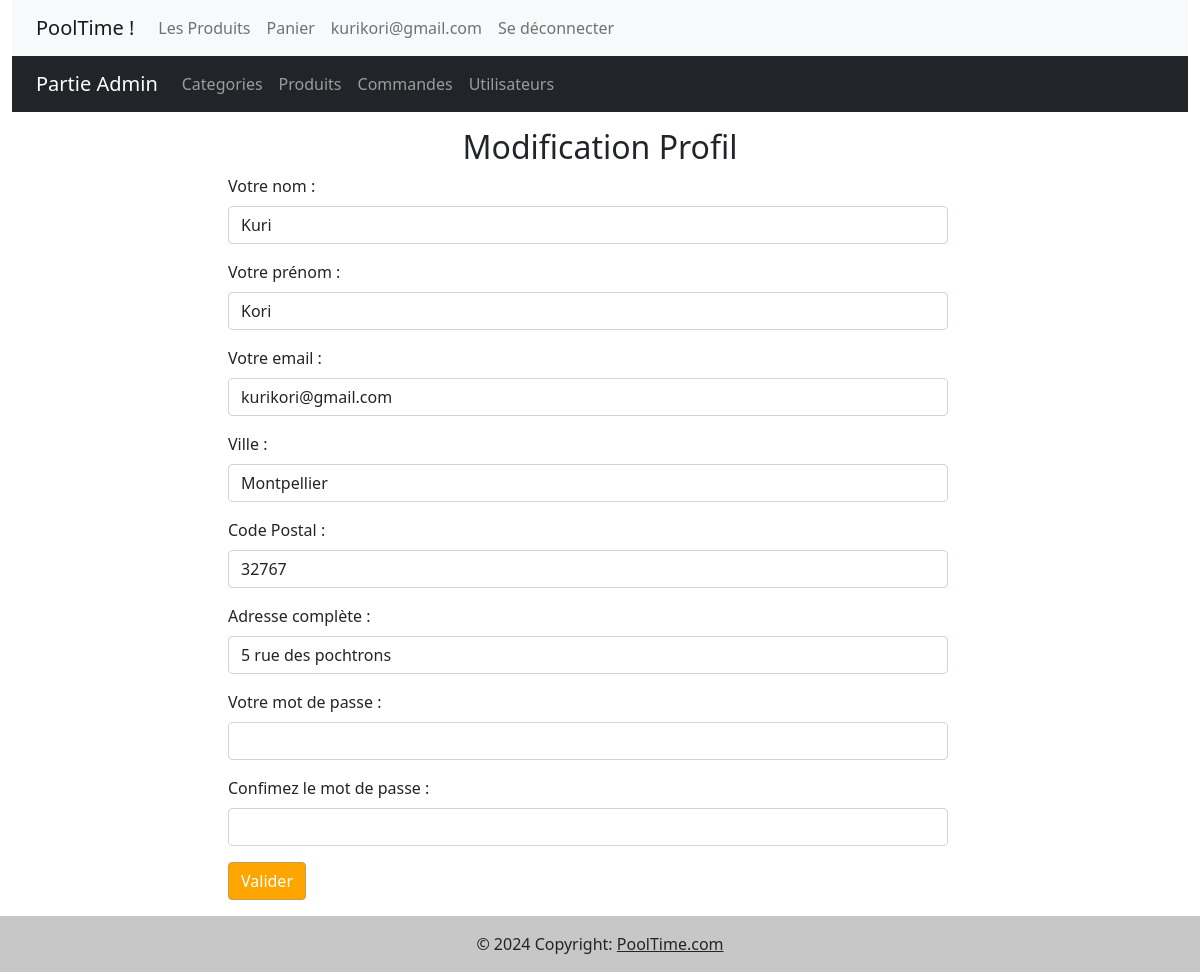
Screenshot of /profil/update (signed in) with the database file from the repository.
### tables this page shows
CREATE TABLE IF NOT EXISTS `utilisateur` (
  `idUser` smallint NOT NULL AUTO_INCREMENT,
  `uNom` varchar(30) NOT NULL,
  `uPrenom` varchar(30) NOT NULL,
  `uAdr` varchar(110) NOT NULL,
  `uVille` varchar(50) NOT NULL,
  `uCp` smallint NOT NULL,
  `uMail` varchar(50) NOT NULL,
  `uPassword` varchar(75) NOT NULL,
  `isAdmin` tinyint(1) NOT NULL,
  PRIMARY KEY (`idUser`),
  UNIQUE KEY `uMail` (`uMail`)
);

### src/controllers/profil.php (called while the page is built, shortened)
<?php
require_once('../src/core/controller.php');
class Profil extends Controller
{
    public function update()
    {
        $user = $this->loadModel('User');
        $userData = $user->checkLogin(['admin', 'customer']);
        if (is_object($userData)) {
            $data['userData'] = $userData;
        }
        $data['pageTitle'] = "Modifier Profil";
        $this->view('updateProfil', $data);
    }
}

### src/core/app.php (called while the page is built, shortened)
<?php
class App
{
    protected $method = "index";
    public function __construct()
    {
        $url = $this->parseURL();
        if(file_exists("../src/controllers/" . strtolower($url[0]) . ".php")) {
            unset($url[0]);
        } else {
            $this->controller = "Page404";
        }
        $this->controller = new $this->controller;
        if (isset($url[1])) {
            $url[1] = strtolower($url[1]);
            if(method_exists($this->controller, $url[1])) {
                $this->method = $url[1];
                unset($url[1]);
            }
        }
        $this->params = (count($url) > 0) ? $url : ["home"];
        call_user_func_array([$this->controller, $this->method], $this->params);
    }
    private function parseURL(){
        $url = isset($_GET['url']) ? $_GET['url'] : "home";
        return explode("/", filter_var(trim($url, "/"), FILTER_SANITIZE_URL));
    }
}

### public/index.php (called while the page is built, shortened)
<?php
$app = new App();

### src/core/database.php (called while the page is built, shortened)
<?php
class Database
{
  private $PDOInstance = null;
  private static $instance = null;
  private function __construct()
  {
    $string = DB_TYPE . ":host=" . DB_HOST . ";dbname=" . DB_NAME;
    $this->PDOInstance  = new PDO($string, DB_USER, DB_PASS);
  }
  public static function getInstance()
  {
    if (is_null(self::$instance)) {
      self::$instance = new Database();
    }
    return self::$instance;
  }
  public function read($query, $data = array())
  {
    $statement = $this->PDOInstance->prepare($query);
    $result = $statement->execute($data);
    if ($result) {
      $data = $statement->fetchAll(PDO::FETCH_OBJ);
      if (is_array($data) && count($data) > 0) {
        return $data;
      }
    }
    return false;
  }
}

### src/models/User.php (called while the page is built, shortened)
<?php
class User
{
    public function checkLogin($allowed = array())
    {
        $db = Database::getInstance();
        if (count($allowed) > 0) {
            $arr['idUser'] = $_SESSION['idUser'];
            $query = "SELECT idUser, uNom, uPrenom, uMail, uVille, uCp, uAdr, uPassword, isAdmin FROM utilisateur  WHERE idUser = :idUser limit 1";
            $result = $db->read($query, $arr);
            if (is_array($result)) {
                $result = $result[0];
                if ($result->isAdmin && $allowed[0] === 'admin') {
                    return $result;
                } elseif ($allowed[1] === "customer") {
                    return $result;
                } else {
                    header("Location: " . "login");
                    die;
                }
            } else {
                header("Location: " . "login");
                die;
            }
        }
        return false;
    }
}

### templates/updateProfil.php (the view, shortened to what this page needs)
<?php $this->view("inc/header", $data); ?>
<div class="container my-3">
    <div class="row">
        <div class="col-12">
            <h2 class="text-center">Modification Profil</h2>
        </div>
        <div class="row justify-content-center">
            <div class="col-8">
                <form action="" method="POST">
                    <div class="mb-3">
                        <label for="name" class="form-label">Votre nom : </label>
                        <input type="text" value="<?= $userData->uNom ?>" name='name' class="form-control">
                    </div>
                    <div class="mb-3">
                        <label for="firstname" class="form-label">Votre prénom : </label>
                        <input type="text" value="<?= $userData->uPrenom ?>" name='firstname' class="form-control">
                    </div>
                    <div class="mb-3">
                        <label for="email" class="form-label">Votre email : </label>
                        <input type="email" value="<?= $userData->uMail ?>" name='email' class="form-control">
                    </div>
                    <div class="mb-3">
                        <label for="city" class="form-label">Ville : </label>
                        <input type="text" value="<?= $userData->uVille ?>" name='city' class="form-control">
                    </div>
                    <div class="mb-3">
                        <label for="postalCode" class="form-label">Code Postal : </label>
                        <input type="text" value="<?= $userData->uCp ?>" name='postalCode' class="form-control">
                    </div>
                    <div class="mb-3">
                        <label for="adress" class="form-label">Adresse complète : </label>
                        <input type="text" value="<?= $userData->uAdr ?>" name='adress' class="form-control">
                    </div>
                    <div class="mb-3">
                        <label for="password" class="form-label">Votre mot de passe : </label>
                        <input type="password" name='password' class="form-control">
                    </div>
                    <div class="mb-3">
                        <label for="password2" class="form-label">Confimez le mot de passe : </label>
                        <input type="password" name='password2' class="form-control">
                    </div>
                    <input type="submit" class="btn btn-primary" name="signUp" value="Valider">
                </form>
            </div>
        </div>
    </div>
</div>

### templates/inc/header.php (shortened to what this page needs)
<!DOCTYPE html>
<html lang="fr">
<head>
    <link href="https://cdn.jsdelivr.net/npm/bootstrap@5.1.3/dist/css/bootstrap.min.css" rel="stylesheet">
    <link rel="stylesheet" href="https://cdn.jsdelivr.net/npm/@fortawesome/fontawesome-free@5.15.4/css/fontawesome.min.css">
    <link rel="stylesheet" href="<?= ASSETS ?>css/main.css">
</head>
<body>
<div class="container-fluid">
        <div class="row">
            <div class="col-12">
                <nav class="navbar navbar-expand-lg navbar-light bg-light">
                    <div class="container-fluid">
                        <a class="navbar-brand" href="<?= ROOT ?>home">PoolTime !</a>
                        <div class="collapse navbar-collapse" id="navbarNav">
                            <ul class="navbar-nav">
                                <li class="nav-item">
                                    <a class="nav-link" href="<?= ROOT ?>products">Les Produits</a>
                                </li>
                                <li class="nav-item">
                                    <a class="nav-link" href="<?= ROOT ?>cart">Panier</a>
                                </li>
                                <?php if (isset($data['userData'])) : ?>
                                    <li class="nav-item">
                                        <a href="<?= ROOT ?>profil" class="nav-link"><?= $data['userData']->uMail ?></a>
                                    </li>
                                    <li class="nav-item">
                                        <a class="nav-link" href="<?= ROOT ?>logout">Se déconnecter</a>
                                    </li>
                                <?php endif; ?>
                            </ul>
                        </div>
                    </div>
                </nav>
            </div>
        </div>
        <?php if ((isset($data['userData'])) && ($data['userData']->isAdmin)) : ?>
            <div class="row">
                <div class="col-12">
                    <nav class="navbar navbar-expand-lg navbar-dark bg-dark">
                        <div class="container-fluid">
                            <a class="navbar-brand" href="admin">Partie Admin</a>
                            <div class="collapse navbar-collapse" id="navbarNav">
                                <ul class="navbar-nav">
                                    <li class="nav-item">
                                        <a class="nav-link" href="<?= ROOT ?>admin/categories">Categories</a>
                                    </li>
                                    <li class="nav-item">
                                        <a class="nav-link" href="<?= ROOT ?>admin/products">Produits</a>
                                    </li>
                                    <li class="nav-item">
                                        <a class="nav-link" href="<?= ROOT ?>admin/commands">Commandes</a>
                                    </li>
                                    <li class="nav-item">
                                        <a class="nav-link" href="<?= ROOT ?>admin/users">Utilisateurs</a>
                                    </li>
                                </ul>
                            </div>
                        </div>
                    </nav>
                </div>
            </div>
        <?php endif; ?>
    </div>

### public/assets/css/main.css (style rules this page uses)
html, body { padding:0; margin:0; }
body { min-height: 100vh; display: flex; flex-direction: column; }
li { list-style-type: none; }
.btn { background-color: orange; border: 1px solid rgb(206, 154, 86); }

### rows the page displays
utilisateur: uMail "kurikori@gmail.com", name "Kuri", firstname "Kori", email "kurikori@gmail.com", city "Montpellier", postalCode "32767", adress "5 rue des pochtrons"
